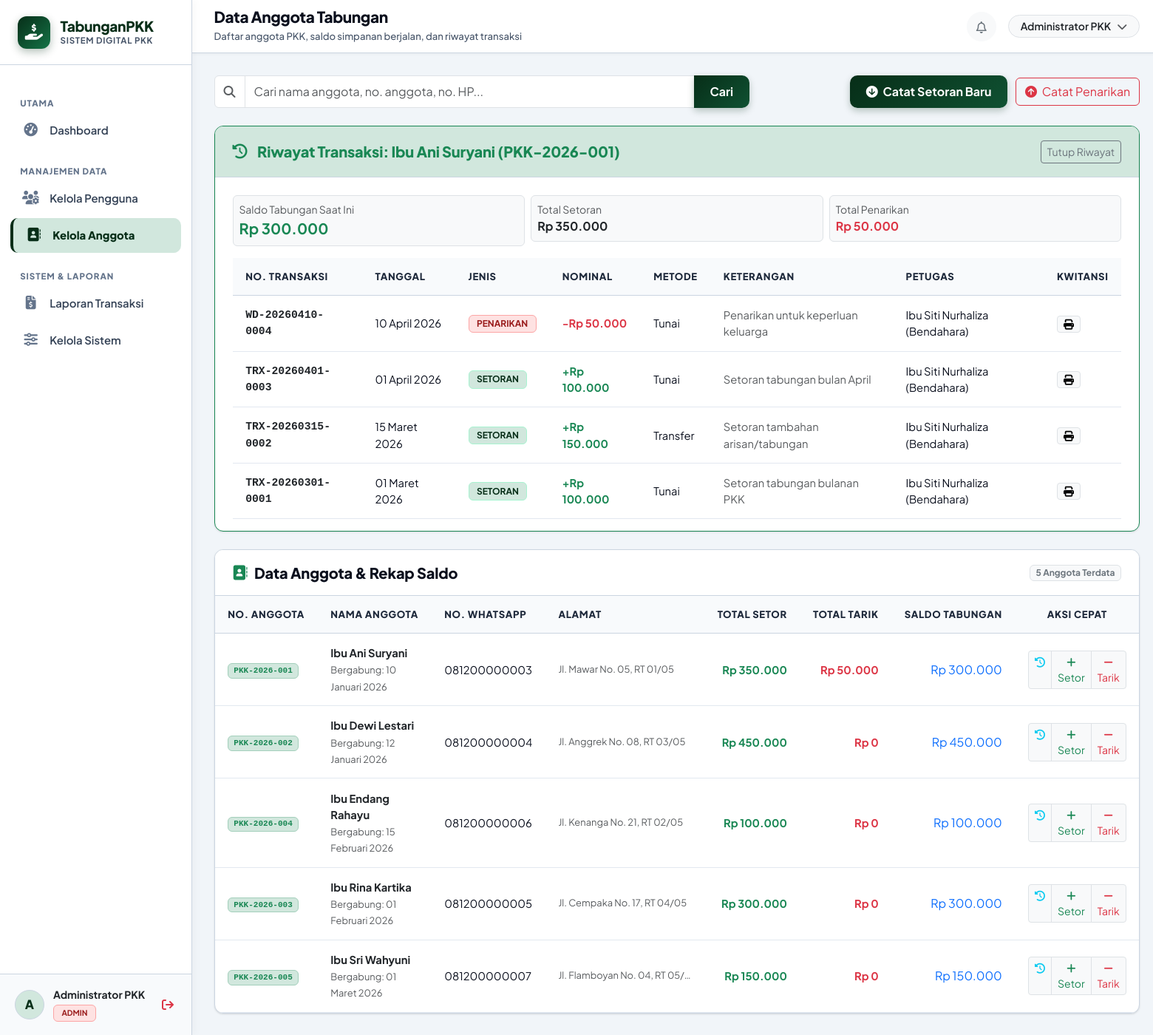
The page /bendahara/anggota.php?detail_id=1 (signed in) on the database its author committed.
### tables this page shows
CREATE TABLE IF NOT EXISTS `anggota` (
   
  `id` INT AUTO_INCREMENT PRIMARY KEY,
   
  `user_id` INT NULL UNIQUE,
   
  `nomor_anggota` VARCHAR(50) NOT NULL UNIQUE,
   
  `nama` VARCHAR(150) NOT NULL,
   
  `nik` VARCHAR(30) NULL,
   
  `nomor_hp` VARCHAR(25) NULL,
   
  `alamat` TEXT NULL,
   
  `tanggal_gabung` DATE NOT NULL,
   
  `status` ENUM('aktif', 'nonaktif') NOT NULL DEFAULT 'aktif',
   
  `created_at` TIMESTAMP DEFAULT CURRENT_TIMESTAMP,
   
  CONSTRAINT `fk_anggota_user` FOREIGN KEY (`user_id`) REFERENCES `users` (`id`) ON DELETE SET NULL ON UPDATE CASCADE
);

CREATE TABLE IF NOT EXISTS `transaksi` (
   
  `id` INT AUTO_INCREMENT PRIMARY KEY,
   
  `kode_transaksi` VARCHAR(50) NOT NULL UNIQUE,
   
  `anggota_id` INT NOT NULL,
   
  `jenis_transaksi` ENUM('setoran', 'penarikan') NOT NULL,
   
  `nominal` DECIMAL(15, 2) NOT NULL,
   
  `metode_pembayaran` VARCHAR(50) DEFAULT 'Tunai',
   
  `bukti_transaksi` VARCHAR(255) NULL,
   
  `tanggal` DATE NOT NULL,
   
  `keterangan` TEXT NULL,
   
  `status` ENUM('berhasil', 'menunggu', 'dibatalkan') NOT NULL DEFAULT 'berhasil',
   
  `petugas_id` INT NULL,
   
  `created_at` TIMESTAMP DEFAULT CURRENT_TIMESTAMP,
   
  CONSTRAINT `fk_transaksi_anggota` FOREIGN KEY (`anggota_id`) REFERENCES `anggota` (`id`) ON DELETE CASCADE ON UPDATE CASCADE,
   
  CONSTRAINT `fk_transaksi_petugas` FOREIGN KEY (`petugas_id`) REFERENCES `users` (`id`) ON DELETE SET NULL ON UPDATE CASCADE
);

CREATE TABLE IF NOT EXISTS `users` (
   
  `id` INT AUTO_INCREMENT PRIMARY KEY,
   
  `nama` VARCHAR(150) NOT NULL,
   
  `username` VARCHAR(100) NOT NULL UNIQUE,
   
  `email` VARCHAR(150) NOT NULL UNIQUE,
   
  `password` VARCHAR(255) NOT NULL,
   
  `role` ENUM('admin', 'bendahara', 'pengguna') NOT NULL DEFAULT 'pengguna',
   
  `status` ENUM('aktif', 'nonaktif') NOT NULL DEFAULT 'aktif',
   
  `no_hp` VARCHAR(25) NULL,
   
  `alamat` TEXT NULL,
   
  `created_at` TIMESTAMP DEFAULT CURRENT_TIMESTAMP,
   
  `updated_at` TIMESTAMP DEFAULT CURRENT_TIMESTAMP ON UPDATE CURRENT_TIMESTAMP
);

### config/helpers.php (called while the page is built, shortened)
<?php
function base_url($path = '') {
    $protocol = (!empty($_SERVER['HTTPS']) && $_SERVER['HTTPS'] !== 'off' || (isset($_SERVER['SERVER_PORT']) && $_SERVER['SERVER_PORT'] == 443)) ? "https://" : "http://";
    $host = $_SERVER['HTTP_HOST'] ?? 'localhost';
    $script = $_SERVER['SCRIPT_NAME'] ?? '';
    $dir = str_replace('\\', '/', dirname($script));
    $parts = explode('/', trim($dir, '/'));
    $projectIndex = -1;
    if ($projectIndex !== -1) {
        $projectPath = '/' . implode('/', array_slice($parts, 0, $projectIndex + 1));
        $base = $protocol . $host . $projectPath;
    } else {
        $base = $protocol . $host . '/tabunganPKK';
    }
    $path = ltrim($path, '/');
    return $path ? rtrim($base, '/') . '/' . $path : rtrim($base, '/');
}
function format_rupiah($angka, $withPrefix = true) {
    $val = is_numeric($angka) ? (float)$angka : 0;
    $hasil = number_format($val, 0, ',', '.');
    return $withPrefix ? 'Rp ' . $hasil : $hasil;
}
function format_tanggal($dateString, $withTime = false) {
    $bulanIndo = [
        1 => 'Januari', 'Februari', 'Maret', 'April', 'Mei', 'Juni',
        'Juli', 'Agustus', 'September', 'Oktober', 'November', 'Desember'
    ];
    $timestamp = strtotime($dateString);
    $d = date('d', $timestamp);
    $m = (int)date('m', $timestamp);
    $y = date('Y', $timestamp);
    $hasil = $d . ' ' . ($bulanIndo[$m] ?? date('M', $timestamp)) . ' ' . $y;
    return $hasil;
}
function hitung_saldo_anggota($pdo, $anggota_id) {
    $stmt = $pdo->prepare("
        SELECT
            COALESCE(SUM(CASE WHEN jenis_transaksi = 'setoran' AND status = 'berhasil' THEN nominal ELSE 0 END), 0) AS total_setoran,
            COALESCE(SUM(CASE WHEN jenis_transaksi = 'penarikan' AND status = 'berhasil' THEN nominal ELSE 0 END), 0) AS total_penarikan
        FROM transaksi
        WHERE anggota_id = ?
    ");
    $stmt->execute([$anggota_id]);
    $data = $stmt->fetch();
    $setoran = (float)($data['total_setoran'] ?? 0);
    $penarikan = (float)($data['total_penarikan'] ?? 0);
    return [
        'total_setoran' => $setoran,
        'total_penarikan' => $penarikan,
        'saldo' => $setoran - $penarikan
    ];
}

### bendahara/anggota.php (the view, shortened to what this page needs)
<?php
require_once __DIR__ . '/../config/database.php';
require_once __DIR__ . '/../config/helpers.php';
$pdo = getDBConnection();
$search = trim($_GET['q'] ?? '');
$detailAnggotaId = (int)($_GET['detail_id'] ?? 0);
$sql = "
    SELECT a.*,
        COALESCE(SUM(CASE WHEN t.jenis_transaksi = 'setoran' AND t.status = 'berhasil' THEN t.nominal ELSE 0 END), 0) -
        COALESCE(SUM(CASE WHEN t.jenis_transaksi = 'penarikan' AND t.status = 'berhasil' THEN t.nominal ELSE 0 END), 0) AS saldo_tabungan,
        COALESCE(SUM(CASE WHEN t.jenis_transaksi = 'setoran' AND t.status = 'berhasil' THEN t.nominal ELSE 0 END), 0) AS total_setoran,
        COALESCE(SUM(CASE WHEN t.jenis_transaksi = 'penarikan' AND t.status = 'berhasil' THEN t.nominal ELSE 0 END), 0) AS total_penarikan
    FROM anggota a
    LEFT JOIN transaksi t ON t.anggota_id = a.id
    WHERE 1=1
";
$params = [];
$sql .= " GROUP BY a.id ORDER BY a.nama ASC";
$stmt = $pdo->prepare($sql);
$stmt->execute($params);
$daftarAnggota = $stmt->fetchAll();
$detailAnggota = null;
$riwayatAnggota = [];
if ($detailAnggotaId > 0) {
    $stmtD = $pdo->prepare("SELECT * FROM anggota WHERE id = ?");
    $stmtD->execute([$detailAnggotaId]);
    $detailAnggota = $stmtD->fetch();
    if ($detailAnggota) {
        $stmtR = $pdo->prepare("
            SELECT t.*, u.nama AS nama_petugas
            FROM transaksi t
            LEFT JOIN users u ON u.id = t.petugas_id
            WHERE t.anggota_id = ?
            ORDER BY t.tanggal DESC, t.id DESC
        ");
        $stmtR->execute([$detailAnggotaId]);
        $riwayatAnggota = $stmtR->fetchAll();
    }
}
include __DIR__ . '/../includes/header.php';
include __DIR__ . '/../includes/sidebar.php';
include __DIR__ . '/../includes/topbar.php';
?>
<div class="row g-3 mb-4 align-items-center">
    <div class="col-md-7">
        <form method="GET" action="" class="input-group">
            <span class="input-group-text bg-white text-muted"><i class="fa-solid fa-magnifying-glass"></i></span>
            <input type="text" name="q" class="form-control" placeholder="Cari nama anggota, no. anggota, no. HP..." value="<?= htmlspecialchars($search) ?>">
            <button type="submit" class="btn btn-pkk-primary">Cari</button>
        </form>
    </div>
    <div class="col-md-5 text-md-end">
        <a href="<?= base_url('bendahara/setoran.php') ?>" class="btn btn-pkk-primary me-2">
            <i class="fa-solid fa-circle-arrow-down me-1"></i> Catat Setoran Baru
        </a>
        <a href="<?= base_url('bendahara/penarikan.php') ?>" class="btn btn-outline-danger">
            <i class="fa-solid fa-circle-arrow-up me-1"></i> Catat Penarikan
        </a>
    </div>
</div>
<?php if ($detailAnggota): ?>
    <div class="card-pkk mb-4 border-success">
        <div class="card-pkk-header bg-success-subtle">
            <h5 class="text-success"><i class="fa-solid fa-clock-rotate-left me-1"></i> Riwayat Transaksi: <?= htmlspecialchars($detailAnggota['nama']) ?> (<?= htmlspecialchars($detailAnggota['nomor_anggota']) ?>)</h5>
            <a href="<?= base_url('bendahara/anggota.php') ?>" class="btn btn-sm btn-outline-secondary">Tutup Riwayat</a>
        </div>
        <div class="card-pkk-body pb-0">
            <?php $saldoAnggotaIni = hitung_saldo_anggota($pdo, $detailAnggota['id']); ?>
            <div class="row g-2 mb-3">
                <div class="col-md-4">
                    <div class="p-2 border rounded bg-light">
                        <small class="text-muted d-block">Saldo Tabungan Saat Ini</small>
                        <span class="fs-5 fw-bold text-success"><?= format_rupiah($saldoAnggotaIni['saldo']) ?></span>
                    </div>
                </div>
                <div class="col-md-4">
                    <div class="p-2 border rounded bg-light">
                        <small class="text-muted d-block">Total Setoran</small>
                        <span class="fs-6 fw-bold text-dark"><?= format_rupiah($saldoAnggotaIni['total_setoran']) ?></span>
                    </div>
                </div>
                <div class="col-md-4">
                    <div class="p-2 border rounded bg-light">
                        <small class="text-muted d-block">Total Penarikan</small>
                        <span class="fs-6 fw-bold text-danger"><?= format_rupiah($saldoAnggotaIni['total_penarikan']) ?></span>
                    </div>
                </div>
            </div>
            <div class="table-responsive">
                <table class="table-pkk mb-3">
                    <thead>
                        <tr>
                            <th>No. Transaksi</th>
                            <th>Tanggal</th>
                            <th>Jenis</th>
                            <th>Nominal</th>
                            <th>Metode</th>
                            <th>Keterangan</th>
                            <th>Petugas</th>
                            <th>Kwitansi</th>
                        </tr>
                    </thead>
                    <tbody>
                        <?php if (empty($riwayatAnggota)): ?>
                            <tr><td colspan="8" class="text-center py-3 text-muted">Belum ada transaksi pada anggota ini.</td></tr>
                        <?php else: ?>
                            <?php foreach ($riwayatAnggota as $trx): ?>
                                <tr>
                                    <td class="font-monospace fw-bold text-dark small"><?= htmlspecialchars($trx['kode_transaksi']) ?></td>
                                    <td class="small"><?= format_tanggal($trx['tanggal']) ?></td>
                                    <td><span class="badge badge-trx-<?= $trx['jenis_transaksi'] ?> text-uppercase"><?= $trx['jenis_transaksi'] ?></span></td>
                                    <td class="fw-bold <?= $trx['jenis_transaksi'] === 'setoran' ? 'text-success' : 'text-danger' ?>">
                                        <?= $trx['jenis_transaksi'] === 'setoran' ? '+' : '-' ?><?= format_rupiah($trx['nominal']) ?>
                                    </td>
                                    <td class="small"><?= htmlspecialchars($trx['metode_pembayaran'] ?: 'Tunai') ?></td>
                                    <td class="small text-muted"><?= htmlspecialchars($trx['keterangan'] ?: '-') ?></td>
                                    <td class="small"><?= htmlspecialchars($trx['nama_petugas'] ?: '-') ?></td>
                                    <td>
                                        <a href="<?= base_url('cetak_kuitansi.php?kode=' . urlencode($trx['kode_transaksi'])) ?>" class="btn btn-sm btn-light border py-0 px-2" title="Cetak Kwitansi">
                                            <i class="fa-solid fa-print"></i>
                                        </a>
                                    </td>
                                </tr>
                            <?php endforeach; ?>
                        <?php endif; ?>
                    </tbody>
                </table>
            </div>
        </div>
    </div>
<?php endif; ?>
<div class="card-pkk">
    <div class="card-pkk-header">
        <h5><i class="fa-solid fa-address-book text-success"></i> Data Anggota & Rekap Saldo</h5>
        <span class="badge bg-light text-secondary border"><?= count($daftarAnggota) ?> Anggota Terdata</span>
    </div>
    <div class="table-responsive">
        <table class="table-pkk">
            <thead>
                <tr>
                    <th>No. Anggota</th>
                    <th>Nama Anggota</th>
                    <th>No. WhatsApp</th>
                    <th>Alamat</th>
                    <th class="text-end">Total Setor</th>
                    <th class="text-end">Total Tarik</th>
                    <th class="text-end">Saldo Tabungan</th>
                    <th class="text-center">Aksi Cepat</th>
                </tr>
            </thead>
            <tbody>
                <?php if (empty($daftarAnggota)): ?>
                    <tr><td colspan="8" class="text-center py-4 text-muted">Tidak ada data anggota yang ditemukan.</td></tr>
                <?php else: ?>
                    <?php foreach ($daftarAnggota as $ag): ?>
                        <tr>
                            <td>
                                <span class="badge bg-success-subtle text-success border border-success-subtle font-monospace fw-bold">
                                    <?= htmlspecialchars($ag['nomor_anggota']) ?>
                                </span>
                            </td>
                            <td>
                                <div class="fw-bold text-dark"><?= htmlspecialchars($ag['nama']) ?></div>
                                <small class="text-muted">Bergabung: <?= format_tanggal($ag['tanggal_gabung']) ?></small>
                            </td>
                            <td><?= htmlspecialchars($ag['nomor_hp'] ?: '-') ?></td>
                            <td>
                                <div class="text-truncate text-muted small" style="max-width: 180px;">
                                    <?= htmlspecialchars($ag['alamat'] ?: '-') ?>
                                </div>
                            </td>
                            <td class="text-end text-success fw-bold small"><?= format_rupiah($ag['total_setoran']) ?></td>
                            <td class="text-end text-danger fw-bold small"><?= format_rupiah($ag['total_penarikan']) ?></td>
                            <td class="text-end fw-extrabold fs-6 <?= (float)$ag['saldo_tabungan'] > 0 ? 'text-primary' : 'text-muted' ?>">
                                <?= format_rupiah($ag['saldo_tabungan']) ?>
                            </td>
                            <td class="text-center">
                                <div class="btn-group btn-group-sm">
                                    <a href="<?= base_url('bendahara/anggota.php?detail_id=' . $ag['id']) ?>" class="btn btn-light border text-info" title="Lihat Riwayat Transaksi">
                                        <i class="fa-solid fa-clock-rotate-left"></i>
                                    </a>
                                    <a href="<?= base_url('bendahara/setoran.php?anggota_id=' . $ag['id']) ?>" class="btn btn-light border text-success" title="Tambah Setoran">
                                        <i class="fa-solid fa-plus"></i> Setor
                                    </a>
                                    <a href="<?= base_url('bendahara/penarikan.php?anggota_id=' . $ag['id']) ?>" class="btn btn-light border text-danger" title="Catat Penarikan">
                                        <i class="fa-solid fa-minus"></i> Tarik
                                    </a>
                                </div>
                            </td>
                        </tr>
                    <?php endforeach; ?>
                <?php endif; ?>
            </tbody>
        </table>
    </div>
</div>
<?php include __DIR__ . '/../includes/footer.php'; ?>

### rows shown on the page
anggota: nama "Ibu Ani Suryani", nomor_anggota "PKK-2026-001", tanggal_gabung "10 Januari 2026", nomor_hp "081200000003", alamat "Jl. Mawar No. 05, RT 01/05", total_setoran "Rp 350.000", total_penarikan "Rp 50.000", saldo_tabungan "Rp 300.000"
transaksi: kode_transaksi "WD-20260410-0004", tanggal "10 April 2026", jenis_transaksi "PENARIKAN", nominal "Rp 50.000", metode_pembayaran "Tunai", keterangan "Penarikan untuk keperluan keluarga", petugas.nama "Ibu Siti Nurhaliza (Bendahara)"
transaksi: kode_transaksi "TRX-20260401-0003", tanggal "01 April 2026", jenis_transaksi "SETORAN", nominal "Rp 100.000", metode_pembayaran "Tunai", keterangan "Setoran tabungan bulan April", petugas.nama "Ibu Siti Nurhaliza (Bendahara)"
transaksi: kode_transaksi "TRX-20260315-0002", tanggal "15 Maret 2026", jenis_transaksi "SETORAN", nominal "Rp 150.000", metode_pembayaran "Transfer", keterangan "Setoran tambahan arisan/tabungan", petugas.nama "Ibu Siti Nurhaliza (Bendahara)"
transaksi: kode_transaksi "TRX-20260301-0001", tanggal "01 Maret 2026", jenis_transaksi "SETORAN", nominal "Rp 100.000", metode_pembayaran "Tunai", keterangan "Setoran tabungan bulanan PKK", petugas.nama "Ibu Siti Nurhaliza (Bendahara)"
anggota: nomor_anggota "PKK-2026-002", nama "Ibu Dewi Lestari", tanggal_gabung "12 Januari 2026", nomor_hp "081200000004", alamat "Jl. Anggrek No. 08, RT 03/05", total_setoran "Rp 450.000", total_penarikan "Rp 0", saldo_tabungan "Rp 450.000"
anggota: nomor_anggota "PKK-2026-004", nama "Ibu Endang Rahayu", tanggal_gabung "15 Februari 2026", nomor_hp "081200000006", alamat "Jl. Kenanga No. 21, RT 02/05", total_setoran "Rp 100.000", total_penarikan "Rp 0", saldo_tabungan "Rp 100.000"
anggota: nomor_anggota "PKK-2026-003", nama "Ibu Rina Kartika", tanggal_gabung "01 Februari 2026", nomor_hp "081200000005", alamat "Jl. Cempaka No. 17, RT 04/05", total_setoran "Rp 300.000", total_penarikan "Rp 0", saldo_tabungan "Rp 300.000"
anggota: nomor_anggota "PKK-2026-005", nama "Ibu Sri Wahyuni", tanggal_gabung "01 Maret 2026", nomor_hp "081200000007", alamat "Jl. Flamboyan No. 04, RT 05/…", total_setoran "Rp 150.000", total_penarikan "Rp 0", saldo_tabungan "Rp 150.000"

### other values the page prints
substr($userName, 0, 1) "A"
$userName "Administrator PKK"
$userRole "ADMIN"
$pageHeading "Data Anggota Tabungan"
$pageSubheading "Daftar anggota PKK, saldo simpanan berjalan, dan riwayat transaksi"
format_rupiah($saldoAnggotaIni['saldo']) "Rp 300.000"
format_rupiah($saldoAnggotaIni['total_setoran']) "Rp 350.000"
format_rupiah($saldoAnggotaIni['total_penarikan']) "Rp 50.000"
count($daftarAnggota) "5"
